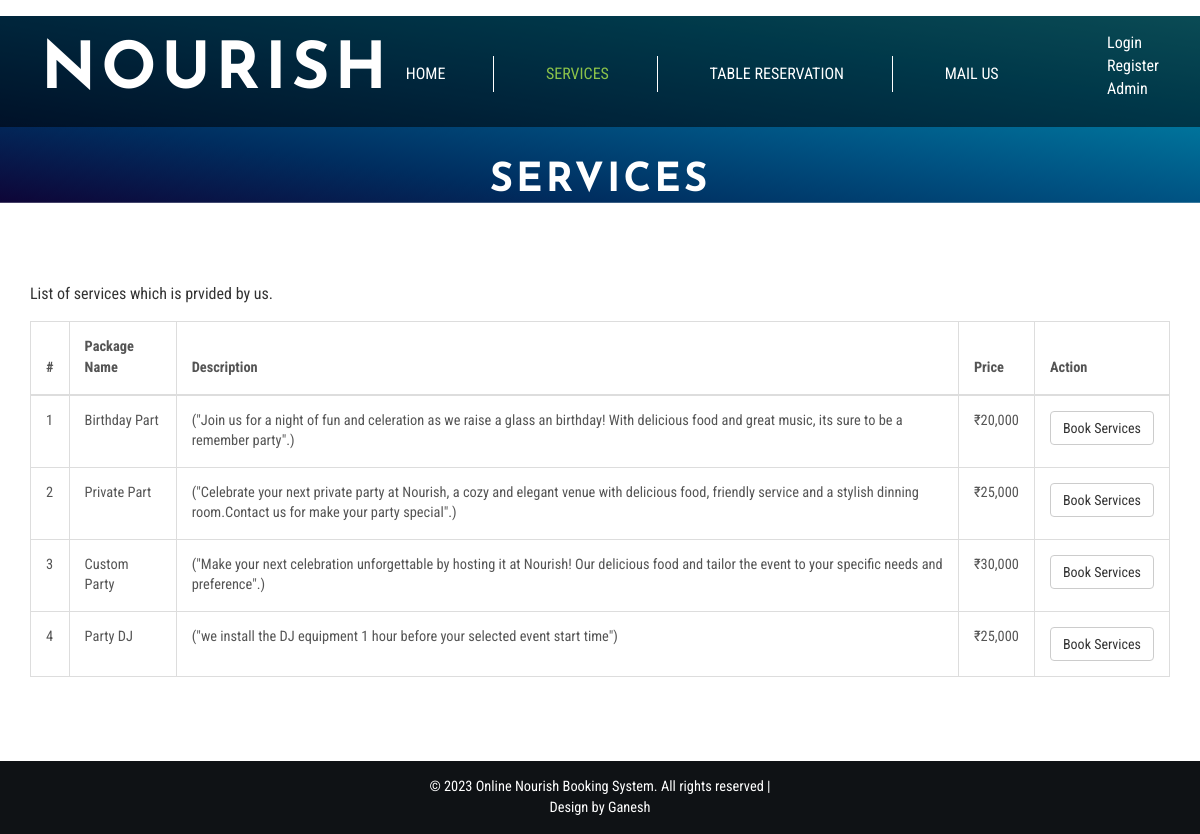
/services.php, run on the app's committed database.
### tables this page shows
CREATE TABLE `tblservice` (
  `ID` int(10) NOT NULL,
  `ServiceName` varchar(200) DEFAULT NULL,
  `SerDes` varchar(250) NOT NULL,
  `ServicePrice` varchar(200) DEFAULT NULL,
  `CreationDate` timestamp NULL DEFAULT current_timestamp()
);

### services.php (the view, shortened to what this page needs)
<!DOCTYPE html>
<html lang="en">
<head>
<link href="css/bootstrap.css" rel="stylesheet" type="text/css" media="all" />
<link rel="stylesheet" href="css/style.css" type="text/css" media="all" />
<link href="css/font-awesome.css" rel="stylesheet">
</head>
<body>
	<div class="banner jarallax">
		<div class="agileinfo-dot">
		<?php include_once('includes/header.php');?>
			<div class="wthree-heading">
				<h2>Services</h2>
			</div>
		</div>
	</div>
	<div class="about-top">
		<div class="container">
			<div class="wthree-services-bottom-grids">
				<p class="wow fadeInUp animated" data-wow-delay=".5s">List of services which is prvided by us.</p>
					<div class="bs-docs-example wow fadeInUp animated" data-wow-delay=".5s">
						<table class="table table-bordered">
							<thead>
								<tr>
									<th>#</th>
									<th>Package Name</th>
									<th>Description</th>
									<th>Price</th>
									<th>Action</th>
								</tr>
							</thead>
							<tbody>
								<?php
$sql="SELECT * from tblservice";
$query = $dbh -> prepare($sql);
$query->execute();
$results=$query->fetchAll(PDO::FETCH_OBJ);
$cnt=1;
if($query->rowCount() > 0)
{
foreach($results as $row)
{               ?>
								<tr>
									<td><?php echo htmlentities($cnt);?></td>
									<td><?php  echo htmlentities($row->ServiceName);?></td>
									<td><?php  echo htmlentities($row->SerDes);?></td>
									<td>₹<?php  echo htmlentities($row->ServicePrice);?></td>
									<?php if($_SESSION['obbsuid']==""){?>
									<td><a href="login.php" class="btn btn-default">Book Services</a></td>
									<?php } else {?>
									<td><a href="book-services.php?bookid=<?php echo $row->ID;?>" class="btn btn-default">Book Services</a></td><?php }?>
								</tr> <?php $cnt=$cnt+1;}} ?>
							</tbody>
						</table>
					</div>
			</div>
		</div>
	</div>
	<?php include_once('includes/footer.php');?>
</body>
</html>

### css/style.css (style rules this page uses)
body a { transition: 0.5s all; -webkit-transition: 0.5s all; -o-transition: 0.5s all; -moz-transition: 0.5s all; -ms-transition: 0.5s all; }
html, body { font-size: 100%; font-family: 'Roboto Condensed', sans-serif; }
body { background:#FFFFFF; }
.banner { background: url(../images/1.jpg) no-repeat 0px 147px; background-size: cover; background-image: linear-gradient(to right top, #0e0537, #002d5f, #005383, #007ba1, #16a4b9); }
.jarallax { position: relative; background-size: cover; background-repeat: no-repeat; background-position: 50% 50%; }
.banner-bottom,.services,.services-bottom,footer,.about-top,.agile-dot,.team,.gallery,.codes,.typography,.contact,.single { padding:4em 0; }
.wthree-heading { margin: 2em 0 1em; }
.wthree-heading h2 { color: #ffffff; font-size: 2.5em; text-align: center; margin: 0; letter-spacing: 3px; font-weight: 800; text-transform: uppercase; font-family: 'Josefin Sans', sans-serif; }
.table > thead > tr > th, .table > tbody > tr > th, .table > tfoot > tr > th, .table > thead > tr > td, .table > tbody > tr > td, .table > tfoot > tr > td { border-top: none !important; }
.bs-docs-example { margin: 1em 0; }
.table td, .table>tbody>tr>td, .table>tbody>tr>th, .table>tfoot>tr>td, .table>tfoot>tr>th, .table>thead>tr>td, .table>thead>tr>th { padding: 15px!important; }
.table > thead > tr > th, .table > tbody > tr > th, .table > tfoot > tr > th, .table > thead > tr > td, .table > tbody > tr > td, .table > tfoot > tr > td { font-size: 0.9em; color: #555; border-top: none !important; }

### data on the page
tblservice: ServiceName "Birthday Part", SerDes "(\"Join us for a night of fun and celeration as we raise a glass an birthday! With delicious food and great music, its sure to be a remember party\".)", ServicePrice "20,000"
tblservice: ServiceName "Private Part", SerDes "(\"Celebrate your next private party at Nourish, a cozy and elegant venue with delicious food, friendly service and a stylish dinning room.Contact us for make your party special\".)", ServicePrice "25,000"
tblservice: ServiceName "Custom Party", SerDes "(\"Make your next celebration unforgettable by hosting it at Nourish! Our delicious food and tailor the event to your specific needs and preference\".)", ServicePrice "30,000"
tblservice: ServiceName "Party DJ", SerDes "(\"we install the DJ equipment 1 hour before your selected event start time\")", ServicePrice "25,000"
